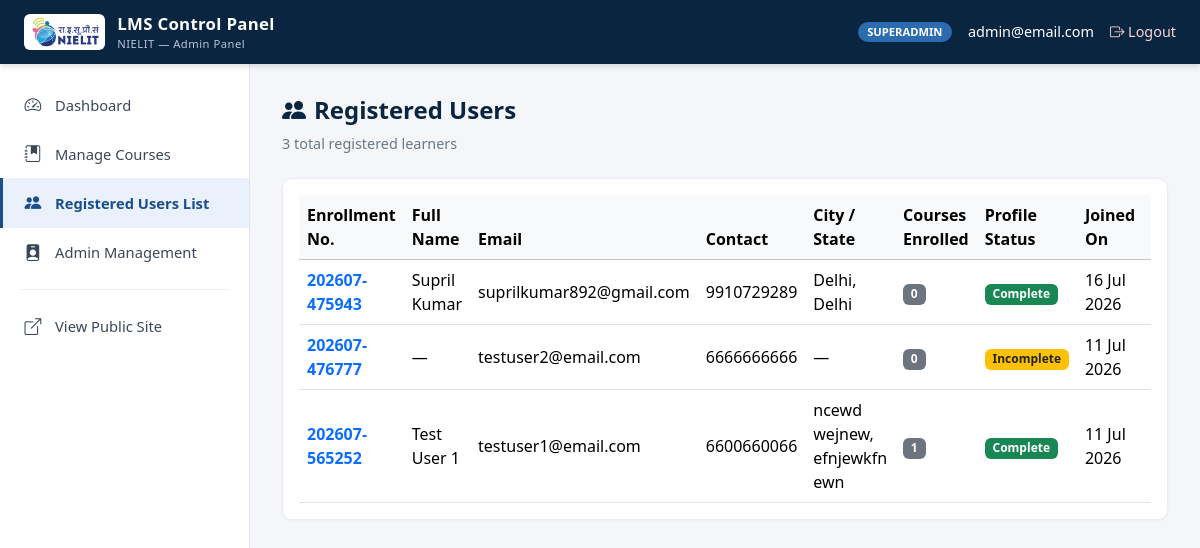
Screenshot of /management/users/ (signed in) with the database file from the repository.
### accounts/models.py (models this page shows, shortened)
class User(AbstractBaseUser, PermissionsMixin):
    class Role(models.TextChoices):
        SUPERADMIN = 'superadmin', 'Super Admin'
        ADMIN = 'admin', 'Admin'
        USER = 'user', 'User'
    id = models.UUIDField(primary_key=True, default=uuid.uuid4, editable=False)
    email = models.EmailField(unique=True)
    contact = models.CharField(max_length=10, unique=True, null=True, blank=True, validators=[phone_validator])
    role = models.CharField(max_length=20, choices=Role.choices, default=Role.USER)
    is_active = models.BooleanField(default=True)
    is_staff = models.BooleanField(default=False)   # True for admin + superadmin
    date_joined = models.DateTimeField(auto_now_add=True)
    updated_at = models.DateTimeField(auto_now=True)
    USERNAME_FIELD = 'email'
    REQUIRED_FIELDS = []
    objects = CustomUserManager()
    class Meta:
        db_table = 'accounts_user'
        indexes = [
            models.Index(fields=['email']),
            models.Index(fields=['contact']),
            models.Index(fields=['role']),
        ]
    @property
    def is_admin_role(self):
        return self.role in [self.Role.ADMIN, self.Role.SUPERADMIN]

### user/models.py (models this page shows, shortened)
class LearnerProfile(models.Model):
    class Gender(models.TextChoices):
        MALE = 'male', 'Male'
        FEMALE = 'female', 'Female'
        OTHER = 'other', 'Other'
    id = models.UUIDField(primary_key=True, default=uuid.uuid4, editable=False)
    user = models.OneToOneField(User, on_delete=models.CASCADE, related_name='learner_profile')
    enrollment_number = models.CharField(max_length=13, unique=True, editable=False)  # format: YYYYMM-XXXXXX
    full_name = models.CharField(max_length=150, blank=True)
    date_of_birth = models.DateField(null=True, blank=True)
    gender = models.CharField(max_length=10, choices=Gender.choices, blank=True)
    aadhar_number = models.CharField(max_length=12, blank=True, validators=[aadhar_validator])
    address = models.TextField(blank=True)
    city = models.CharField(max_length=100, blank=True)
    state = models.CharField(max_length=100, blank=True)
    pin_code = models.CharField(max_length=6, blank=True, validators=[pincode_validator])
    highest_qualification = models.CharField(max_length=150, blank=True)
    profile_image = models.ImageField(upload_to=profile_image_upload_path, null=True, blank=True)
    profile_completed = models.BooleanField(default=False)
    created_at = models.DateTimeField(auto_now_add=True)
    updated_at = models.DateTimeField(auto_now=True)
    class Meta:
        db_table = 'user_learnerprofile'
        indexes = [
            models.Index(fields=['enrollment_number']),
        ]

### admin_dashboard/views.py (the view)
# urls.py: path('users/', views.registered_users_view, name='registered_users'),
@admin_required
def registered_users_view(request):
    users = LearnerProfile.objects.select_related('user').order_by('-created_at')
    return render(request, 'admin_dashboard/registered_users_list.html', {
        'users': users,
        'active_page': 'users',
    })

### admin_dashboard/templates/admin_dashboard/registered_users_list.html (shortened to what this page needs)
{% extends "admin_dashboard/base_admin.html" %}
{% block content %}
<div class="page-header d-flex justify-content-between align-items-center">
    <div>
        <h2><i class="bi bi-people-fill me-2"></i>Registered Users</h2>
        <p>{{ users.count }} total registered learners</p>
    </div>
</div>
<div class="card-panel p-3">
    <div class="table-responsive">
        <table class="table table-hover align-middle mb-0">
            <thead class="table-light">
                <tr>
                    <th>Enrollment No.</th>
                    <th>Full Name</th>
                    <th>Email</th>
                    <th>Contact</th>
                    <th>City / State</th>
                    <th>Courses Enrolled</th>
                    <th>Profile Status</th>
                    <th>Joined On</th>
                    <th class="text-end">Actions</th>
                </tr>
            </thead>
            <tbody>
                {% for profile in users %}
                <tr>
                    <td><span class="fw-semibold text-primary">{{ profile.enrollment_number }}</span></td>
                    <td>{{ profile.full_name|default:"—" }}</td>
                    <td>{{ profile.user.email }}</td>
                    <td>{{ profile.user.contact|default:"—" }}</td>
                    <td>{{ profile.city|default:"—" }}{% if profile.state %}, {{ profile.state }}{% endif %}</td>
                    <td><span class="badge bg-secondary">{{ profile.user.enrollments.count }}</span></td>
                    <td>
                        {% if profile.profile_completed %}
                            <span class="badge bg-success">Complete</span>
                        {% else %}
                            <span class="badge bg-warning text-dark">Incomplete</span>
                        {% endif %}
                    </td>
                    <td>{{ profile.created_at|date:"d M Y" }}</td>
                    <td class="text-end">
                    </td>
                </tr>
                {% empty %}
                <tr><td colspan="8" class="text-center text-muted py-4">No registered users yet.</td></tr>
                {% endfor %}
            </tbody>
        </table>
    </div>
</div>
{% endblock %}

### admin_dashboard/templates/admin_dashboard/base_admin.html (shortened to what this page needs)
{% load static %}
<!DOCTYPE html>
<html lang="en">
<head>
    <link href="https://cdn.jsdelivr.net/npm/bootstrap@5.3.3/dist/css/bootstrap.min.css" rel="stylesheet">
    <link rel="stylesheet" href="https://cdn.jsdelivr.net/npm/bootstrap-icons@1.11.3/font/bootstrap-icons.css">
</head>
<body>
    <header class="topbar">
        <div class="brand">
            <img src="{% static 'assets/nielit_logo.jpg' %}" alt="NIELIT Logo">
            <div class="brand-text">
                LMS Control Panel
                <small>NIELIT &mdash; Admin Panel</small>
            </div>
        </div>
        <div class="admin-info">
            <span class="badge badge-role rounded-pill text-uppercase">{{ request.user.role }}</span>
            <span>{{ request.user.admin_profile.name|default:request.user.email }}</span>
            <a href="{% url 'accounts:admin_logout' %}" class="logout-link">
                <i class="bi bi-box-arrow-right"></i> Logout
            </a>
        </div>
    </header>
    <nav class="sidebar" id="sidebarNav">
        <a href="{% url 'admin_dashboard:home' %}"
           class="nav-link {% if active_page == 'dashboard' %}active{% endif %}">
            <i class="bi bi-speedometer2"></i> Dashboard
        </a>
        <a href="{% url 'course:manage_list' %}"
          class="nav-link {% if active_page == 'courses' %}active{% endif %}">
            <i class="bi bi-journal-bookmark-fill"></i> Manage Courses
        </a>
        <a href="{% url 'admin_dashboard:registered_users' %}"
           class="nav-link {% if active_page == 'users' %}active{% endif %}">
            <i class="bi bi-people-fill"></i> Registered Users List
        </a>
        <a href="{% url 'accounts:admin_list' %}"
           class="nav-link {% if active_page == 'admins' %}active{% endif %}">
            <i class="bi bi-person-badge-fill"></i> Admin Management
        </a>
        <div class="nav-divider"></div>
        <a href="{% url 'public:home' %}" target="_blank" rel="noopener" class="nav-link">
            <i class="bi bi-box-arrow-up-right"></i> View Public Site
        </a>
    </nav>
    <main class="main-content">
        {% block content %}{% endblock %}
    </main>
</body>
</html>

### admin_dashboard/templates/admin_dashboard/base_admin.html (style rules this page uses)
:root { --nielit-navy: #0a2540; --nielit-blue: #1a4f8b; --nielit-accent: #2b6cb0; --sidebar-width: 250px; --topbar-height: 64px; }
body { font-family: 'Segoe UI', system-ui, -apple-system, sans-serif; background-color: #f4f6f9; margin: 0; }
.topbar { height: var(--topbar-height); background: var(--nielit-navy); color: #fff; display: flex; align-items: center; justify-content: space-between; padding: 0 1.5rem; position: fixed; top: 0; left: 0; right: 0; z-index: 1030; box-shadow: 0 2px 6px rgba(0,0,0,0.15); }
.topbar .brand { display: flex; align-items: center; gap: 0.75rem; }
.topbar .brand img { height: 36px; object-fit: contain; background: #fff; border-radius: 6px; padding: 2px; }
.topbar .brand-text { font-size: 1.05rem; font-weight: 600; letter-spacing: 0.3px; }
.topbar .brand-text small { display: block; font-size: 0.7rem; font-weight: 400; color: #b8c6da; letter-spacing: 0.5px; }
.topbar .admin-info { display: flex; align-items: center; gap: 1rem; font-size: 0.9rem; }
.topbar .admin-info .badge-role { background: var(--nielit-accent); font-size: 0.7rem; padding: 0.3rem 0.6rem; }
.topbar a.logout-link { color: #f8d7da; text-decoration: none; font-size: 0.9rem; }
.sidebar { position: fixed; top: var(--topbar-height); left: 0; bottom: 0; width: var(--sidebar-width); background: #fff; border-right: 1px solid #e2e6ea; padding-top: 1rem; overflow-y: auto; z-index: 1020; }
.sidebar .nav-link { display: flex; align-items: center; gap: 0.75rem; color: #3b4758; padding: 0.75rem 1.25rem; font-size: 0.92rem; font-weight: 500; border-left: 3px solid transparent; transition: all 0.15s ease-in-out; }
.sidebar .nav-link i { font-size: 1.05rem; width: 20px; text-align: center; }
.sidebar .nav-link.active { background: #eaf1fb; color: var(--nielit-blue); border-left-color: var(--nielit-blue); font-weight: 600; }
.sidebar .nav-divider { margin: 0.75rem 1.25rem; border-top: 1px solid #eceff2; }
.main-content { margin-left: var(--sidebar-width); margin-top: var(--topbar-height); padding: 2rem; min-height: calc(100vh - var(--topbar-height)); }
.page-header { margin-bottom: 1.5rem; }
.page-header h2 { font-weight: 600; color: var(--nielit-navy); font-size: 1.5rem; }
.page-header p { color: #6b7785; font-size: 0.9rem; margin-bottom: 0; }
.card-panel { background: #fff; border: 1px solid #e9edf1; border-radius: 10px; box-shadow: 0 1px 3px rgba(0,0,0,0.04); }

### rows the page displays
User: user.role "SUPERADMIN", user.admin_profile.name "admin@email.com"
LearnerProfile: enrollment_number "202607-475943", full_name "Supril Kumar", user.email "suprilkumar892@gmail.com", user.contact "9910729289", city "Delhi", state "Delhi", user.enrollments.count "0", profile_completed "Complete", created_at "16 Jul 2026"
LearnerProfile: enrollment_number "202607-476777", full_name "—", user.email "testuser2@email.com", user.contact "6666666666", city "—", user.enrollments.count "0", profile_completed "Incomplete", created_at "11 Jul 2026"
LearnerProfile: enrollment_number "202607-565252", full_name "Test User 1", user.email "testuser1@email.com", user.contact "6600660066", city "ncewd wejnew", state "efnjewkfn ewn", user.enrollments.count "1", profile_completed "Complete", created_at "11 Jul 2026"

### other values shown
{{ users.count }} "3"
